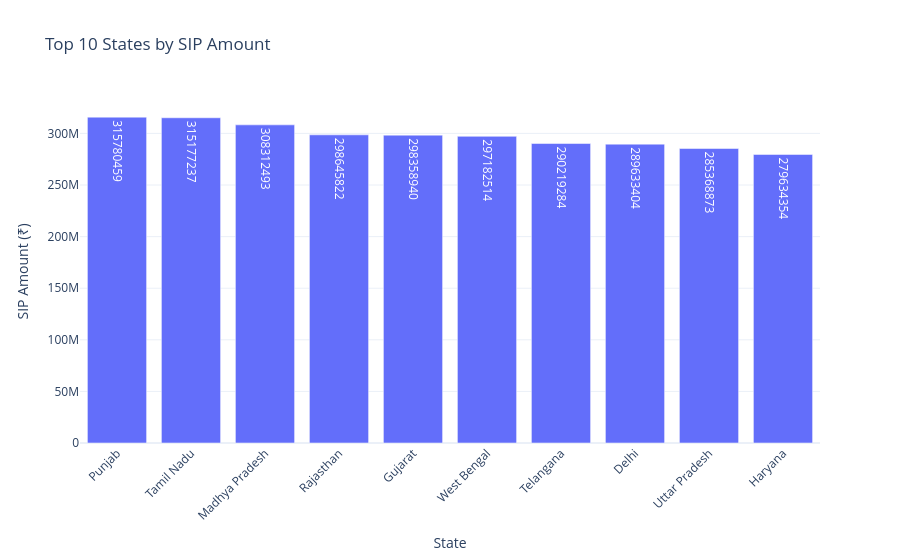

The cell this chart's notebook holds for it:
### Markdown cell above
## **Geographic Distribution: Horizontal Bar Chart Of SIP Amount By State. T30 vs B30 City Tier Pie Chart.**

### Code cell
import plotly.express as px

fig = px.bar(
    state_df,
    x="state",
    y="amount_inr",
    title="Top 10 States by SIP Amount",
    text="amount_inr"
)

fig.update_layout(
    template="plotly_white",
    xaxis_title="State",
    yaxis_title="SIP Amount (₹)",
    xaxis_tickangle=-45
)

fig.show()

### Figure 1 — Plotly figure (JSON) as saved in the notebook; plotly's stock layout.template omitted (floating-point values rounded to 4 significant figures)
{"data": [{"hovertemplate": "state=%{x}<br>amount_inr=%{text}<extra></extra>", "legendgroup": "", "marker": {"color": "#636efa", "pattern": {"shape": ""}}, "name": "", "orientation": "v", "showlegend": false, "text": [315800000.0, 315200000.0, 308300000.0, 298600000.0, 298400000.0, 297200000.0, 290200000.0, 289600000.0, 285400000.0, 279600000.0], "textposition": "auto", "type": "bar", "x": ["Punjab", "Tamil Nadu", "Madhya Pradesh", "Rajasthan", "Gujarat", "West Bengal", "Telangana", "Delhi", "Uttar Pradesh", "Haryana"], "xaxis": "x", "y": [315780459, 315177237, 308312493, 298645822, 298358940, 297182514, 290219284, 289633404, 285368873, 279634354], "yaxis": "y"}], "layout": {"barmode": "relative", "legend": {"tracegroupgap": 0}, "title": {"text": "Top 10 States by SIP Amount"}, "xaxis": {"anchor": "y", "domain": [0, 1], "tickangle": -45, "title": {"text": "State"}}, "yaxis": {"anchor": "x", "domain": [0, 1], "title": {"text": "SIP Amount (₹)"}}}}
